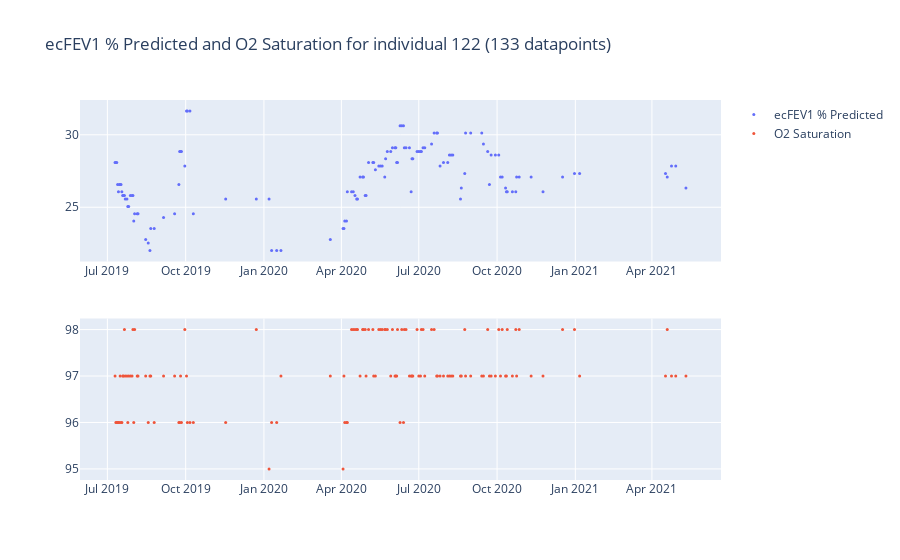

Source (notebook cell):
### Code cell
# Plot FEV1 % Predicted with time for individual 122
plot_fev1_o2(df, ["122", "286"])

### Figure 1 — Plotly figure (JSON) as saved in the notebook; plotly's stock layout.template omitted (floating-point values rounded to 4 significant figures; data arrays with more than 128 entries replaced by an {"elided": "..."} marker saying what was removed)
{"data": [{"line": {"width": 0.5}, "marker": {"size": 3}, "mode": "markers", "name": "ecFEV1 % Predicted", "type": "scatter", "x": {"elided": "133 str values"}, "xaxis": "x", "y": {"elided": "133 float values"}, "yaxis": "y"}, {"line": {"width": 0.5}, "marker": {"size": 3}, "mode": "markers", "name": "O2 Saturation", "type": "scatter", "x": {"elided": "133 str values"}, "xaxis": "x2", "y": {"elided": "133 int values"}, "yaxis": "y2"}], "layout": {"title": {"text": "ecFEV1 % Predicted and O2 Saturation for individual 122 (133 datapoints)"}, "xaxis": {"anchor": "y", "domain": [0, 1]}, "xaxis2": {"anchor": "y2", "domain": [0, 1]}, "yaxis": {"anchor": "x", "domain": [0.575, 1]}, "yaxis2": {"anchor": "x2", "domain": [0, 0.425]}}}
